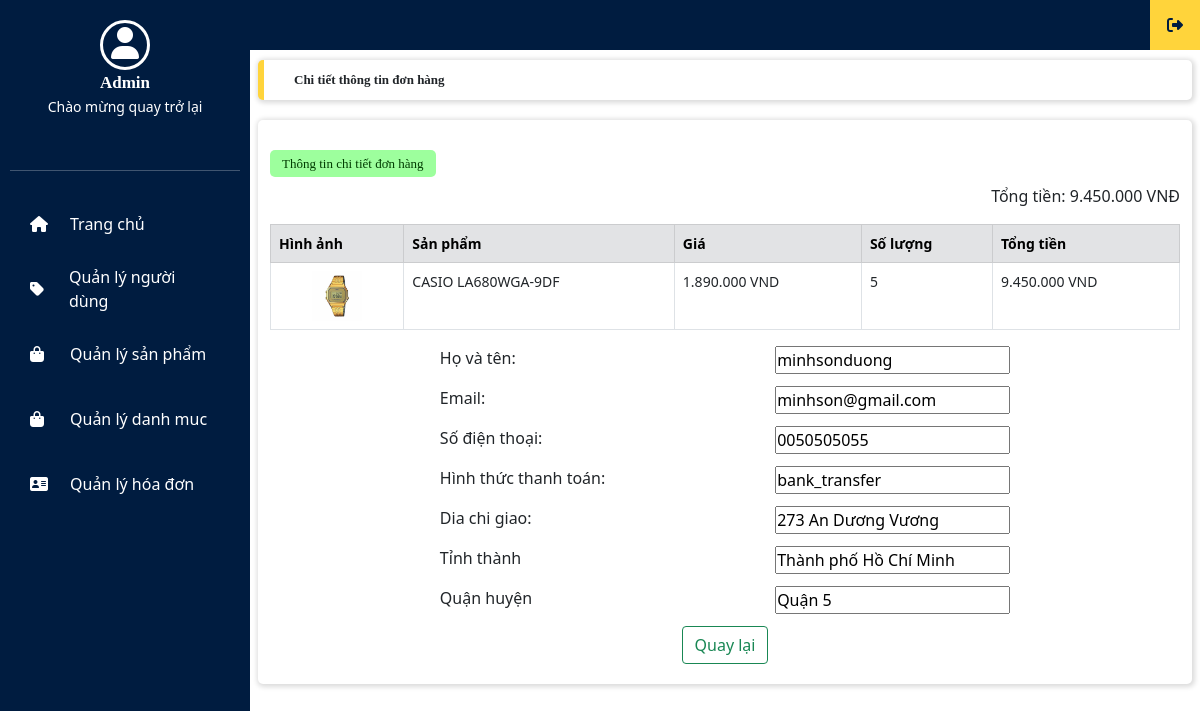
/admin.php?adminlayout=adminchitietdonhang&page=1&id_donhang=20 (signed in), run on the app's committed database.
### tables this page shows
CREATE TABLE `order_details` (
  `id` int(11) NOT NULL,
  `order_id` int(11) DEFAULT NULL,
  `product_id` int(11) DEFAULT NULL,
  `quantity` int(11) DEFAULT NULL,
  `price` decimal(10,2) DEFAULT NULL,
  `total_price` decimal(10,2) DEFAULT NULL
);

CREATE TABLE `products` (
  `id` int(11) NOT NULL,
  `name` varchar(255) DEFAULT NULL,
  `description` text DEFAULT NULL,
  `image_url` varchar(255) DEFAULT NULL,
  `price` decimal(10,2) DEFAULT NULL,
  `quantity` int(11) DEFAULT NULL,
  `category_id` int(11) DEFAULT NULL,
  `isshow` tinyint(4) NOT NULL DEFAULT 0
);

CREATE TABLE `orders` (
  `id` int(11) NOT NULL,
  `customer_name` varchar(255) DEFAULT NULL,
  `customer_address` varchar(255) DEFAULT NULL,
  `customer_email` varchar(255) DEFAULT NULL,
  `customer_phone_number` varchar(20) DEFAULT NULL,
  `total_price` decimal(10,2) DEFAULT NULL,
  `status` varchar(50) DEFAULT 'Đang xử lý',
  `created_at` timestamp NOT NULL DEFAULT current_timestamp(),
  `user_id` int(11) NOT NULL,
  `delivery_at` date DEFAULT NULL,
  `city` varchar(255) DEFAULT NULL,
  `district` varchar(255) DEFAULT NULL,
  `pay_method` varchar(255) DEFAULT NULL
);

### adminchitietdonhang.php (the view, shortened to what this page needs)
<?php
include('./config.php');
$totalAll = 0;
$hovaten = "";
$email = "";
$sodienthoai = "";
$hinhthucthanhtoan = "";
$diachigiao = "";
$tinhthanh = "";
$quanhuyen = "";
if (isset($_GET['page'])) {
    $page = $_GET['page'];
}
if (isset($_GET['id_donhang'])) {
    $order_id = $_GET['id_donhang'];
    $sqlgiohang = "SELECT o.*, od.price as price, od.quantity as quantity, od.total_price as totalprice, p.image_url as product_image, p.name as product_name
    FROM orders o
    INNER JOIN order_details od ON o.id = od.order_id
    INNER JOIN products p ON od.product_id = p.id
    WHERE o.id = '$order_id'
    ORDER BY p.id ASC";
    $querygiohang = mysqli_query($conn, $sqlgiohang);
}
?>
<!DOCTYPE html>
<html lang="en">
<head>
    <link rel="stylesheet" type="text/css" href="./admin.css">
    <link rel="stylesheet" href="https://cdnjs.cloudflare.com/ajax/libs/bootstrap/5.0.2/css/bootstrap.min.css">
    <link rel="stylesheet" href="https://cdnjs.cloudflare.com/ajax/libs/font-awesome/6.4.0/css/all.min.css">
</head>
<body>
    <div class="content">
        <div class="row">
            <div class="title col-12 box_shadow">
                <b>Chi tiết thông tin đơn hàng</b>
            </div>
        </div>
        <div class="row main_frame box_card box_shadow">
            <div class="element_btn">
                <div>
                    <a href="#" class="addnew_btn">Thông tin chi tiết đơn hàng</a>
                </div>
            </div>
            <div class="table-responsive-lg">
                <table class="table table-bordered">
                    <form>
                        <thead>
                            <tr class="table-secondary">
                                <th scope="col">Hình ảnh</th>
                                <th scope="col">Sản phẩm</th>
                                <th scope="col">Giá</th>
                                <th scope="col">Số lượng</th>
                                <th scope="col">Tổng tiền</th>
                            </tr>
                        </thead>
                        <?php
                        if (mysqli_num_rows($querygiohang) != 0) {
                            while ($rowgiohang = mysqli_fetch_assoc($querygiohang)) {
                                $imggiohang = "./img/" . $rowgiohang['product_image'];
                        ?>
                                <tbody>
                                    <tr>
                                        <td align="center"><img src="<?php echo $imggiohang; ?>" style="width:50px;" border="0"></td>
                                        <td><?php echo $rowgiohang['product_name']; ?></td>
                                        <td><?php echo number_format($rowgiohang['price'], 0, ".", "."); ?> VND</td>
                                        <td><?php echo $rowgiohang['quantity']; ?></td>
                                        <td><?php echo number_format($rowgiohang['totalprice'], 0, ".", "."); ?> VND</td>
                                    </tr>
                                </tbody>
                            <?php
                                $totalAll =  $rowgiohang['total_price'];
                                $hovaten = $rowgiohang['customer_name'];
                                $email = $rowgiohang['customer_email'];
                                $sodienthoai = $rowgiohang['customer_phone_number'];
                                $hinhthucthanhtoan = $rowgiohang['pay_method'];
                                $diachigiao = $rowgiohang['customer_address'];
                                $tinhthanh = $rowgiohang['city'];
                                $quanhuyen = $rowgiohang['district'];
                            }
                            ?>
                            <p id="tieudethanhtoan" style="text-align: right;">Tổng tiền: <?php echo number_format($totalAll, 0, ".", "."); ?> VNĐ</p>
                    </form>
                </table>
            </div>
            <div id="divformthanhtoan">
                <form action="#" method="post" id="formthanhtoan">
                    <div id="labelthongtin">
                        <P class="left">Họ và tên:</P>
                        <P class="left">Email:</P>
                        <P class="left">Số điện thoại:</P>
                        <P class="left">Hình thức thanh toán:</P>
                        <P class="left">Dia chi giao:</P>
                        <p class="left">Tỉnh thành</p>
                        <p class="left">Quận huyện</p>
                    </div>
                    <div id="inputthanhtoan">
                        <input class="right" type="text" id="fullName" value="<?php echo $hovaten; ?>"></br>
                        <input class="right" type="email" id="email" value="<?php echo $email; ?>"></br>
                        <input class="right" type="tel" id="phone" value="<?php echo $sodienthoai; ?>"></br>
                        <input class="right" type="text" id="fullName" value="<?php echo $hinhthucthanhtoan; ?>"></br>
                        <input class="right" type="text" id="fullName" value="<?php echo $diachigiao; ?>"></br>
                        <input class="right" type="text" id="fullName" value="<?php echo $tinhthanh; ?>"></br>
                        <input class="right" type="text" id="fullName" value="<?php echo $quanhuyen; ?>"></br>
                    </div>
                </form>
            </div>
        <?php
                        } else {
                            echo '<p id="tieudethanhtoan" style="text-align: center;">Đơn hàng đã bị hủy</p>';
                        }
        ?>
        <div class="category_paging">
            <a href="./admin.php?adminlayout=quanlydonhang&page=<?php echo $page; ?>" class="btn btn-outline-success">Quay lại</a>
        </div>
        </div>
    </div>
</body>
</html>

### admin.css (style rules this page uses)
* { margin: 0; padding: 0; box-sizing: border-box; }
a { text-decoration: none; }
body { font-family: Roboto; background-color: #f5f5f5; }
.container, .row { padding: 0; margin: 0; }
.main_frame { padding: 20px 0 0 0; }
.content { margin-left: 250px; padding: 60px 20px 40px 20px; justify-content: center; }
.content .title { font-family: Roboto-Bold; font-size: 13px; background-color: #ffffff; border-radius: 5px; border-left: 6px solid #ffd43b; padding: 10px 30px; margin-bottom: 20px; }
.box_shadow { box-shadow: 1px 1px 5px 2px rgba(0, 0, 0, 0.14); }
.box_card { border-radius: 5px; margin-bottom: 20px; background-color: #ffffff; }
.element_btn { padding: 10px; text-align: left; }
.element_btn a { font-size: 13px; font-family: Roboto-Bold; }
.addnew_btn { color: #003c00; background-color: #9dff9d; padding: 6px 12px; border-radius: 5px; }
.table { margin-top: 15px; }
.table img { width: 70px; }
.table th, .table td { font-size: 14px; padding: 12px; }
.table, td, th { border-collapse: collapse; border: 1px solid #c8c7c7; }
.table thead { background-color: #dddddd; }
.title, tr { text-align: left; }
table { width: 98%; }
.category_paging { padding-bottom: 20px; text-align: center; }
.menu a,.element_btn a, tbody td a ,.category_paging a { text-decoration: none; }
.main_frame { align-items: center; }

### adminchitietdonhang.php (style rules this page uses)
#formthanhtoan { display: flex; justify-content: space-evenly; }
.left { display: flex; }
.right { margin-bottom: 0.75rem; }

### data on the page
order_details: product.image_url (picture), product.name "CASIO LA680WGA-9DF", price "1.890.000", quantity "5", total_price "9.450.000", order.total_price "9.450.000", order.customer_name "minhsonduong", order.customer_email "minhson@gmail.com", order.customer_phone_number "0050505055", order.pay_method "bank_transfer", order.customer_address "273 An Dương Vương", order.city "Thành phố Hồ Chí Minh", order.district "Quận 5"
